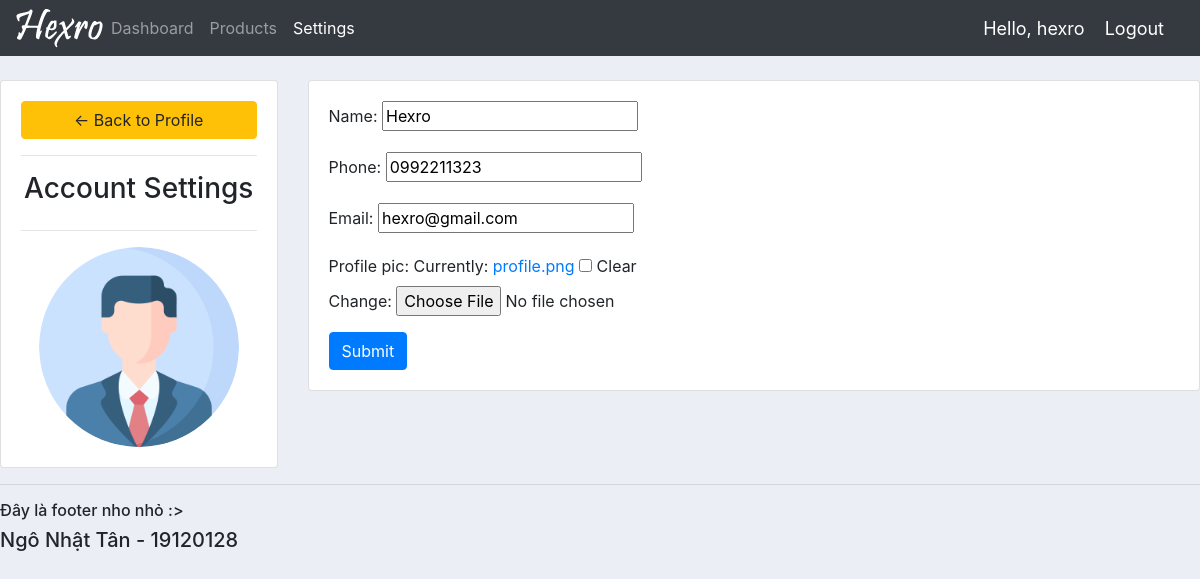
The app's page /account/ (signed in) with its own data.
### accounts/models.py (models this page shows, shortened)
class Customer(models.Model):
    user = models.OneToOneField(
        User, on_delete=models.CASCADE, null=True, blank=True)
    name = models.CharField(max_length=200, null=True)
    phone = models.CharField(max_length=200, null=True)
    email = models.CharField(max_length=200, null=True)
    profile_pic = models.ImageField(
        default="profile.png", null=True, blank=True)
    date_created = models.DateTimeField(auto_now_add=True, null=True)

### accounts/decorators.py (the view)
        def wrapper_func(request, *args, **kwargs):
            group = None
            if request.user.groups.exists():
                group = request.user.groups.all()[0].name
            if group in allowed_roles:
                return view_func(request, *args, **kwargs)
            else:
                return HttpResponse('You are not authorized to view this page')

### accounts/forms.py
class CustomerForm(ModelForm):
    class Meta:
        model = Customer
        fields = '__all__'
        exclude = ['user']

### accounts/views.py (called while the page is built)
@login_required(login_url='login')
@allowed_users(allowed_roles=['customer', 'admin'])
def accountSettings(request):
    customer = request.user.customer
    form = CustomerForm(instance=customer)
    if request.method == 'POST':
        form = CustomerForm(request.POST, request.FILES, instance=customer)
        if form.is_valid():
            form.save()
    context = {'form': form}
    return render(request, 'accounts/account_settings.html', context)

### accounts/templates/accounts/account_settings.html (shortened to what this page needs)
{%  extends 'accounts/main.html' %}
{% load static %}
{% block content %}
<br>
<div class="row">
	<div class="col-md-3">
		<div class="card card-body">
			<a class="btn btn-warning" href="{% url 'home' %}"> &#8592; Back to Profile</a>
			<hr>
			<h3 style="text-align: center">Account Settings</h3>
			<hr>
			<img class="profile-pic" src="{{request.user.customer.profile_pic.url}}" >
		</div>
	</div>
	<div class="col-md-9">
		<div class="card card-body">
			<form method="POST" action="" enctype="multipart/form-data">
				{{form.as_p}}
			<input class="btn btn-primary" type="submit" name="Update Information">
			</form>
		</div>
	</div>
</div>
{% endblock content %}

### accounts/templates/accounts/navbar.html (shortened to what this page needs)
{% load static %}
<nav class="navbar navbar-expand-lg navbar-dark bg-dark">
    <a href="{% url 'home' %}"><img src="{% static 'images/logo.png' %}"></a>
    <div class="collapse navbar-collapse" id="navbarNav">
        <ul class="navbar-nav">
            {% if request.user.is_staff %}
            <li class="nav-item" id="nav-dashboard">
            <a class="nav-link" href="{% url 'home' %}">Dashboard</a>
            </li>
            <li class="nav-item" id="nav-products">
            <a class="nav-link" href="{% url 'products' %}">Products</a>
            <li class="nav-item" id="nav-account-settings">
            <a class="nav-link" href="{% url 'account' %}">Settings</a>
            </li>
            {% else %}
            <li class="nav-item" id="nav-account-settings">
            <a class="nav-link" href="{% url 'account' %}">Settings</a>
            </li>
            {% endif %}
        </ul>
    </div>
    <span class="hello-msg">Hello, {{request.user}}</span>
    <span><a class="hello-msg" href="{% url 'logout' %}">Logout</a></span>
</nav>

### static/css/main.css (style rules this page uses)
body { background-color: #ebeff5; }

### accounts/templates/accounts/navbar.html (style rules this page uses)
.hello-msg { font-size: 18px; color: #fff; margin-right: 20px; }

### accounts/templates/accounts/account_settings.html (style rules this page uses)
.profile-pic { max-width: 200px; max-height:200px; margin: 0 auto; border-radius: 50%; }

### records on screen
Customer: name "Hexro", phone "0992211323", email "hexro@gmail.com"

### other values on screen
{{ request.user }} "hexro"
